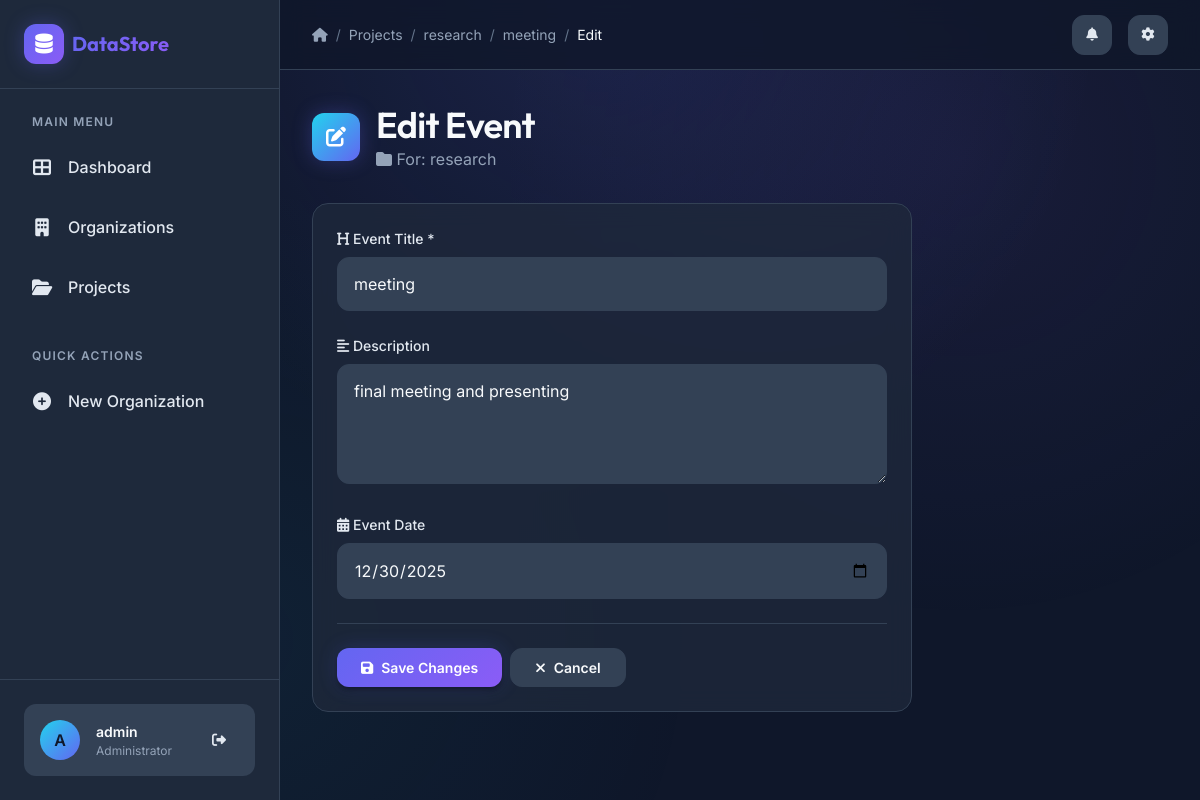
Page /events/1/update/ (signed in) on the committed database.
### apps/projects/models.py (models this page shows, shortened)
class Project(models.Model):
    STATUS_CHOICES = [
        ('ongoing', 'Ongoing'),
        ('completed', 'Completed'),
        ('planned', 'Planned'),
    ]
    organization = models.ForeignKey(Organization, on_delete=models.CASCADE, related_name="projects")
    name = models.CharField(max_length=255)
    description = models.TextField(blank=True)
    status = models.CharField(max_length=20, choices=STATUS_CHOICES, default='planned')
    team_members = models.TextField(blank=True, help_text="Comma separated names")
    start_date = models.DateField(null=True, blank=True)
    end_date = models.DateField(null=True, blank=True)

### apps/events/models.py (models this page shows)
class Event(models.Model):
    project = models.ForeignKey(Project, on_delete=models.CASCADE, related_name="events")
    title = models.CharField(max_length=255)
    description = models.TextField(blank=True)
    date = models.DateField(null=True, blank=True)

### apps/events/views.py (the view, shortened to what this page needs)
# urls.py: path('<int:pk>/update/', views.event_update, name='event_update'),
@login_required
def event_update(request, pk):
    event = get_object_or_404(Event, pk=pk)
    return render(request, 'events/form.html', {'event': event, 'project': event.project})

### apps/events/templates/events/form.html (shortened to what this page needs)
{% extends 'base.html' %}
{% block breadcrumb %}
<a href="{% url 'project_list' %}" class="breadcrumb-item">Projects</a>
<span class="breadcrumb-separator">/</span>
<a href="{% url 'project_detail' project.pk %}" class="breadcrumb-item">{{ project.name }}</a>
<span class="breadcrumb-separator">/</span>
{% if event %}
<a href="{% url 'event_detail' event.pk %}" class="breadcrumb-item">{{ event.title }}</a>
<span class="breadcrumb-separator">/</span>
<span class="breadcrumb-item active">Edit</span>
{% else %}
<span class="breadcrumb-item active">New Event</span>
{% endif %}
{% endblock %}
{% block content %}
<div class="animate-fade-in-up" style="max-width: 600px;">
    <div class="page-header">
        <div class="page-title">
            <div class="page-title-icon"
                style="background: linear-gradient(135deg, var(--color-accent) 0%, var(--color-primary) 100%);">
                <i class="fas fa-{% if event %}edit{% else %}plus{% endif %}"></i>
            </div>
            <div>
                <h1>{% if event %}Edit{% else %}Create{% endif %} Event</h1>
                <p class="text-muted mb-0">
                    <i class="fas fa-folder me-1"></i>
                    For: {{ project.name }}
                </p>
            </div>
        </div>
    </div>
    <div class="card">
        <div class="card-body">
            <form method="POST">
                <div class="form-group">
                    <label class="form-label" for="title">
                        <i class="fas fa-heading me-1"></i>
                        Event Title *
                    </label>
                    <input type="text" id="title" name="title" class="form-control" placeholder="Enter event title"
                        value="{{ event.title|default:'' }}" required>
                </div>
                <div class="form-group">
                    <label class="form-label" for="description">
                        <i class="fas fa-align-left me-1"></i>
                        Description
                    </label>
                    <textarea id="description" name="description" class="form-control" rows="4"
                        placeholder="Describe what happened during this data collection event...">{{ event.description|default:'' }}</textarea>
                </div>
                <div class="form-group">
                    <label class="form-label" for="date">
                        <i class="fas fa-calendar-alt me-1"></i>
                        Event Date
                    </label>
                    <input type="date" id="date" name="date" class="form-control"
                        value="{{ event.date|date:'Y-m-d'|default:'' }}">
                </div>
                <hr>
                <div class="d-flex gap-2">
                    <button type="submit" class="btn btn-primary">
                        <i class="fas fa-save"></i>
                        {% if event %}Save Changes{% else %}Create Event{% endif %}
                    </button>
                    {% if event %}
                    <a href="{% url 'event_detail' event.pk %}" class="btn btn-secondary">
                        <i class="fas fa-times"></i>
                        Cancel
                    </a>
                    {% else %}
                    <a href="{% url 'project_detail' project.pk %}" class="btn btn-secondary">
                        <i class="fas fa-times"></i>
                        Cancel
                    </a>
                    {% endif %}
                </div>
            </form>
        </div>
    </div>
</div>
{% endblock %}

### apps/accounts/templates/base.html (shortened to what this page needs)
{% load static %}
<!DOCTYPE html>
<html lang="en">
<head>
    <link rel="stylesheet" href="https://cdnjs.cloudflare.com/ajax/libs/font-awesome/6.4.0/css/all.min.css">
    <link rel="stylesheet" href="{% static 'css/styles.css' %}">
</head>
<body>
    <div class="app-layout">
        <aside class="sidebar" id="sidebar">
            <div class="sidebar-header">
                <div class="sidebar-logo">
                    <div class="sidebar-logo-icon">
                        <i class="fas fa-database"></i>
                    </div>
                    <span class="sidebar-logo-text">DataStore</span>
                </div>
            </div>
            <nav class="sidebar-nav">
                <div class="nav-section">
                    <div class="nav-section-title">Main Menu</div>
                    <a href="{% url 'dashboard' %}"
                        class="nav-link {% if request.resolver_match.url_name == 'dashboard' %}active{% endif %}">
                        <i class="fas fa-th-large"></i>
                        <span>Dashboard</span>
                    </a>
                    <a href="{% url 'organization_list' %}"
                        class="nav-link {% if 'organization' in request.path %}active{% endif %}">
                        <i class="fas fa-building"></i>
                        <span>Organizations</span>
                    </a>
                    <a href="{% url 'project_list' %}"
                        class="nav-link {% if 'project' in request.path %}active{% endif %}">
                        <i class="fas fa-folder-open"></i>
                        <span>Projects</span>
                    </a>
                </div>
                <div class="nav-section">
                    <div class="nav-section-title">Quick Actions</div>
                    <a href="{% url 'organization_create' %}" class="nav-link">
                        <i class="fas fa-plus-circle"></i>
                        <span>New Organization</span>
                    </a>
                </div>
            </nav>
            <div class="sidebar-footer">
                <div class="user-profile">
                    <div class="user-avatar">
                        {{ request.user.username|make_list|first|upper }}
                    </div>
                    <div class="user-info">
                        <div class="user-name">{{ request.user.username }}</div>
                        <div class="user-role">Administrator</div>
                    </div>
                    <a href="{% url 'logout' %}" class="btn btn-ghost btn-icon" title="Logout">
                        <i class="fas fa-sign-out-alt"></i>
                    </a>
                </div>
            </div>
        </aside>
        <main class="main-content">
            <header class="main-header">
                <div class="header-left">
                    <nav class="breadcrumb">
                        <a href="{% url 'dashboard' %}" class="breadcrumb-item">
                            <i class="fas fa-home"></i>
                        </a>
                        <span class="breadcrumb-separator">/</span>
                        {% block breadcrumb %}{% endblock %}
                    </nav>
                </div>
                <div class="header-right">
                    <button class="header-btn" title="Notifications">
                        <i class="fas fa-bell"></i>
                    </button>
                    <button class="header-btn" title="Settings">
                        <i class="fas fa-cog"></i>
                    </button>
                </div>
            </header>
            <div class="page-content animate-fade-in-up">
                {% block content %}
                {% endblock %}
            </div>
        </main>
    </div>
</body>
</html>

### rows in the picture
Project: name "research"
Event: title "meeting", description "final meeting and presenting", date "12/30/2025"

### other values in the picture
{{ request.user.username|make_list|first|upper }} "A"
{{ request.user.username }} "admin"
